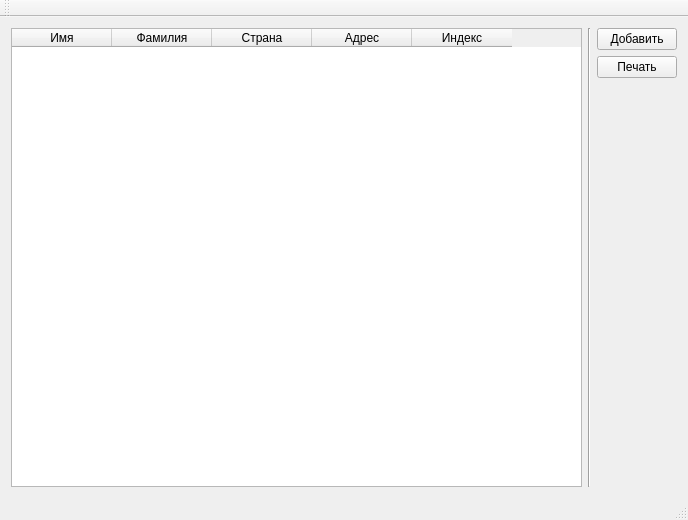
<?xml version="1.0" encoding="UTF-8"?>
<ui version="4.0">
 <class>MainWindow</class>
 <widget class="QMainWindow" name="MainWindow">
  <property name="geometry">
   <rect>
    <x>0</x>
    <y>0</y>
    <width>688</width>
    <height>520</height>
   </rect>
  </property>
  <property name="windowTitle">
   <string>MainWindow</string>
  </property>
  <widget class="QWidget" name="centralWidget">
   <layout class="QGridLayout" name="gridLayout">
    <item row="0" column="1" rowspan="3">
     <widget class="Line" name="line">
      <property name="orientation">
       <enum>Qt::Vertical</enum>
      </property>
     </widget>
    </item>
    <item row="0" column="2">
     <widget class="QPushButton" name="add_button">
      <property name="text">
       <string>Добавить</string>
      </property>
     </widget>
    </item>
    <item row="1" column="2">
     <widget class="QPushButton" name="print_button">
      <property name="text">
       <string>Печать</string>
      </property>
     </widget>
    </item>
    <item row="0" column="0" rowspan="3">
     <widget class="QTableWidget" name="tableWidget">
      <column>
       <property name="text">
        <string>Имя</string>
       </property>
      </column>
      <column>
       <property name="text">
        <string>Фамилия</string>
       </property>
      </column>
      <column>
       <property name="text">
        <string>Страна</string>
       </property>
      </column>
      <column>
       <property name="text">
        <string>Адрес</string>
       </property>
      </column>
      <column>
       <property name="text">
        <string>Индекс</string>
       </property>
      </column>
     </widget>
    </item>
   </layout>
  </widget>
  <widget class="QToolBar" name="mainToolBar">
   <attribute name="toolBarArea">
    <enum>TopToolBarArea</enum>
   </attribute>
   <attribute name="toolBarBreak">
    <bool>false</bool>
   </attribute>
  </widget>
  <widget class="QStatusBar" name="statusBar"/>
 </widget>
 <layoutdefault spacing="6" margin="11"/>
 <resources/>
 <connections/>
</ui>
